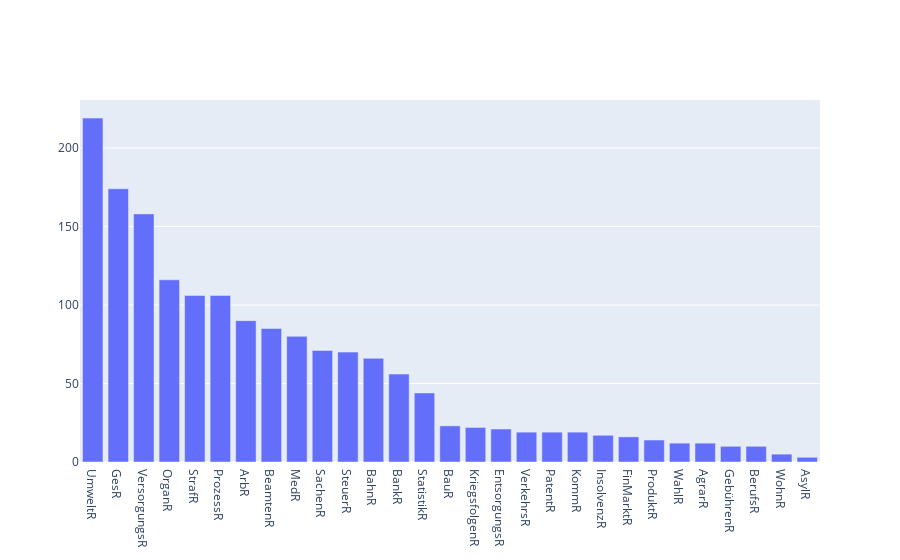

This figure's notebook cell:
### Code cell
import plotly.graph_objects as go

tops=[topic for topic in Gesetz.get_topic_count().keys()]
values = [amt for amt in Gesetz.get_topic_count().values()]
zipped = list(zip(values,tops))
zipped.sort(reverse=True)
print(zipped)
fig = go.Figure(data=[
    go.Bar(name='Topic Distribution', x=[x[1] for x in zipped], y=[x[0] for x in zipped]),
])
# Change the bar mode
fig.update_layout(barmode='stack')
fig.show()

### Figure 1 — Plotly figure (JSON) as saved in the notebook; plotly's stock layout.template omitted (floating-point values rounded to 4 significant figures)
{"data": [{"name": "Topic Distribution", "type": "bar", "x": ["UmweltR", "GesR", "VersorgungsR", "OrganR", "StrafR", "ProzessR", "ArbR", "BeamtenR", "MedR", "SachenR", "SteuerR", "BahnR", "BankR", "StatistikR", "BauR", "KriegsfolgenR", "EntsorgungsR", "VerkehrsR", "PatentR", "KommR", "InsolvenzR", "FinMarktR", "ProduktR", "WahlR", "AgrarR", "GebührenR", "BerufsR", "WohnR", "AsylR"], "y": [219, 174, 158, 116, 106, 106, 90, 85, 80, 71, 70, 66, 56, 44, 23, 22, 21, 19, 19, 19, 17, 16, 14, 12, 12, 10, 10, 5, 3]}], "layout": {"barmode": "stack"}}
